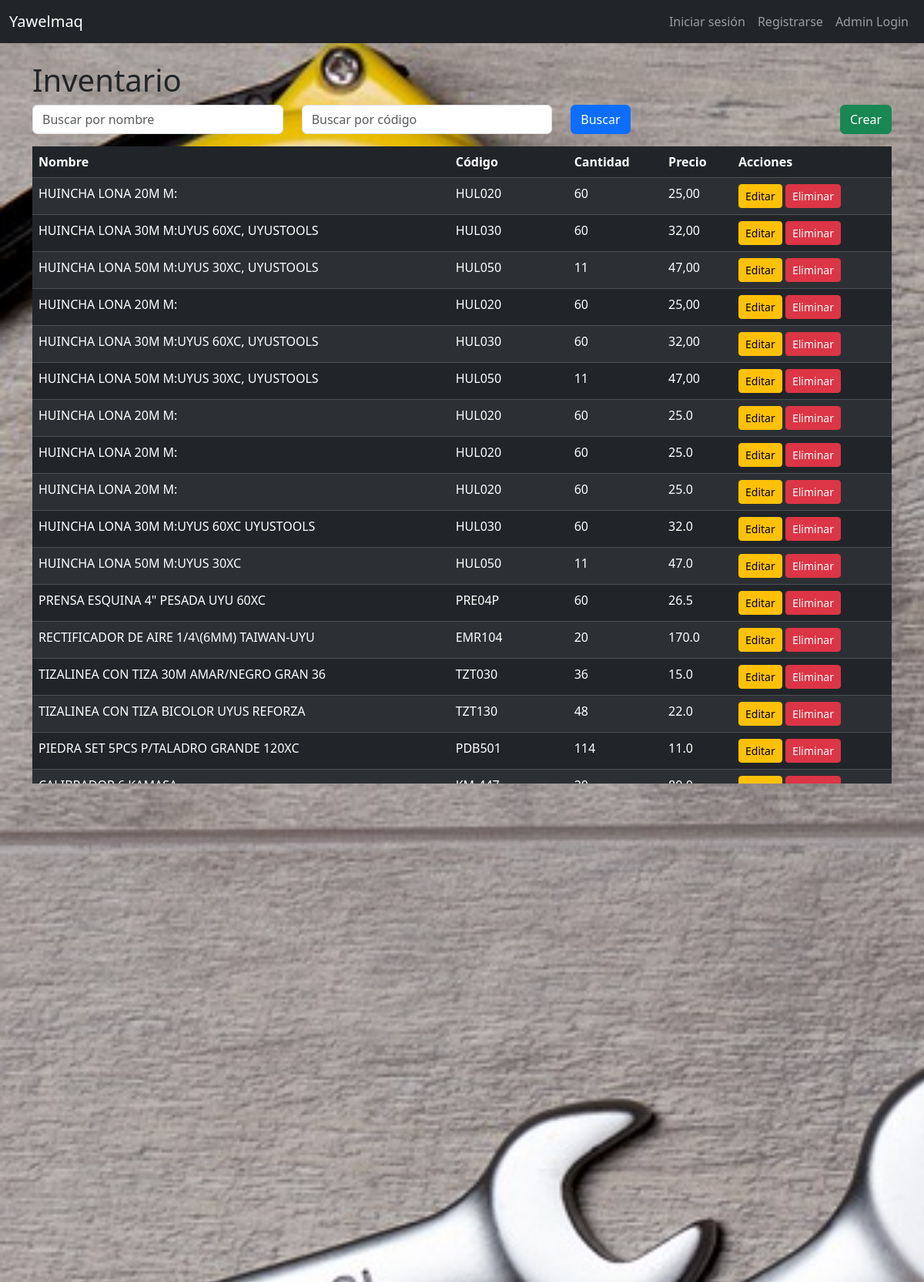
Page /todo/index (upper part) on the committed database.
### todor/models.py (models this page shows, shortened)
class Inventario(db.Model):
    id = db.Column(db.Integer, primary_key=True)
    nombre = db.Column(db.String(80), nullable=False)
    codigo = db.Column(db.String(80), nullable=False)
    cantidad = db.Column(db.Integer, nullable=False)
    precio = db.Column(db.Float, nullable=False)

### todor/todo.py (the view)
@bp.route('/index')
def index():
    nombre = request.args.get('nombre')
    codigo = request.args.get('codigo')
    query = Inventario.query
    if nombre:
        query = query.filter(Inventario.nombre.ilike(f'%{nombre}%'))
    if codigo:
        query = query.filter(Inventario.codigo.ilike(f'%{codigo}%'))
    todos = query.all()
    return render_template('todo/index.html', todos=todos)

### todor/adm.py (called while the page is built)
@bp.before_app_request
def load_logged_in_admin():
    admin_id = session.get('admin_id')
    if admin_id is None:
        g.admin = None
    else:
        g.admin = Admin.query.get(admin_id)

### todor/auth.py (called while the page is built)
@bp.before_app_request
def load_logged_in_user():
    user_id = session.get('user_id')
    if user_id is None:
        g.user = None
    else:
        g.user = User.query.get(user_id)

### todor/templates/todo/index.html (shortened to what this page needs)
{% extends 'base.html' %}
{% block content %}
<div class="container mt-4">
    <h1>Inventario</h1>
    <div class="row mb-3">
        <div class="col">
            <form method="GET" action="{{ url_for('todo.index') }}">
                <div class="row">
                    <div class="col">
                        <input type="text" class="form-control" name="nombre" placeholder="Buscar por nombre" value="{{ request.args.get('nombre', '') }}">
                    </div>
                    <div class="col">
                        <input type="text" class="form-control" name="codigo" placeholder="Buscar por código" value="{{ request.args.get('codigo', '') }}">
                    </div>
                    <div class="col">
                        <button type="submit" class="btn btn-primary">Buscar</button>
                    </div>
                </div>
            </form>
        </div>
        <div class="col-auto">
            <a href="{{ url_for('todo.add_todo') }}" class="btn btn-success">Crear</a>
        </div>
    </div>
    <table class="table table-striped table-dark">
        <thead>
            <tr>
                <th>Nombre</th>
                <th>Código</th>
                <th>Cantidad</th>
                <th>Precio</th>
                <th>Acciones</th>
            </tr>
        </thead>
        <tbody>
            {% for todo in todos %}
            <tr>
                <td>{{ todo.nombre }}</td>
                <td>{{ todo.codigo }}</td>
                <td>{{ todo.cantidad }}</td>
                <td>{{ todo.precio }}</td>
                <td>
                    <a href="{{ url_for('todo.update', id=todo.id) }}" class="btn btn-warning btn-sm">Editar</a>
                    <a href="{{ url_for('todo.delete', id=todo.id) }}" class="btn btn-danger btn-sm">Eliminar</a>
                </td>
            </tr>
            {% endfor %}
        </tbody>
    </table>
</div>
{% endblock %}

### todor/templates/base.html (shortened to what this page needs)
<!DOCTYPE html>
<html lang="en">
<head>
    <link href="https://cdn.jsdelivr.net/npm/bootstrap@5.3.3/dist/css/bootstrap.min.css" rel="stylesheet">
    <link rel="stylesheet" href="{{ url_for('static', filename='styles.css') }}">
</head>
<body>
<nav class="navbar navbar-expand-sm navbar-dark bg-dark" data-bs-theme="dark">
  <div class="container-fluid">
    <a class="navbar-brand" href="{{ url_for('index') }}">Yawelmaq</a>
    <div class="collapse navbar-collapse justify-content-end" id="navbarNavAltMarkup">
      <div class="navbar-nav">
        {% if g.user %}
          <span class="nav-link active">{{ g.user.username }}</span>
          <a class="nav-link" href="{{ url_for('todo.index') }}">Inventario</a>
          <a class="nav-link" href="{{ url_for('auth_bp.logout') }}">Cerrar sesión</a>
        {% elif g.admin %}
          <span class="nav-link active">{{ g.admin.username }}</span>
          <a class="nav-link" href="{{ url_for('adm_bp.approve_users') }}">Aprobar Usuarios</a>
          <a class="nav-link" href="{{ url_for('adm_bp.logout') }}">Cerrar sesión</a>
        {% else %}
          <a class="nav-link" href="{{ url_for('auth_bp.login') }}">Iniciar sesión</a>
          <a class="nav-link" href="{{ url_for('auth_bp.register') }}">Registrarse</a>
          <a class="nav-link" href="{{ url_for('adm_bp.login') }}">Admin Login</a>
        {% endif %}
      </div>
    </div>
  </div>
</nav>
{% block content %}
{% endblock %}
</body>
</html>

### static/styles.css (style rules this page uses)
body { background-image: url('/static/tool-2820946_1280.jpg'); background-size: cover; background-repeat: no-repeat; background-attachment: fixed; }

### rows in the picture
Inventario: nombre "HUINCHA LONA 20M M:", codigo "HUL020", cantidad "60", precio "25,00"
Inventario: nombre "HUINCHA LONA 30M M:UYUS 60XC, UYUSTOOLS", codigo "HUL030", cantidad "60", precio "32,00"
Inventario: nombre "HUINCHA LONA 50M M:UYUS 30XC, UYUSTOOLS", codigo "HUL050", cantidad "11", precio "47,00"
Inventario: nombre "HUINCHA LONA 20M M:", codigo "HUL020", cantidad "60", precio "25,00"
Inventario: nombre "HUINCHA LONA 30M M:UYUS 60XC, UYUSTOOLS", codigo "HUL030", cantidad "60", precio "32,00"
Inventario: nombre "HUINCHA LONA 50M M:UYUS 30XC, UYUSTOOLS", codigo "HUL050", cantidad "11", precio "47,00"
Inventario: nombre "HUINCHA LONA 20M M:", codigo "HUL020", cantidad "60", precio "25.0"
Inventario: nombre "HUINCHA LONA 20M M:", codigo "HUL020", cantidad "60", precio "25.0"
Inventario: nombre "HUINCHA LONA 20M M:", codigo "HUL020", cantidad "60", precio "25.0"
Inventario: nombre "HUINCHA LONA 30M M:UYUS 60XC UYUSTOOLS", codigo "HUL030", cantidad "60", precio "32.0"
Inventario: nombre "HUINCHA LONA 50M M:UYUS 30XC", codigo "HUL050", cantidad "11", precio "47.0"
Inventario: nombre "PRENSA ESQUINA 4\" PESADA UYU 60XC", codigo "PRE04P", cantidad "60", precio "26.5"
Inventario: nombre "RECTIFICADOR DE AIRE 1/4\\(6MM) TAIWAN-UYU", codigo "EMR104", cantidad "20", precio "170.0"
Inventario: nombre "TIZALINEA CON TIZA 30M AMAR/NEGRO GRAN 36", codigo "TZT030", cantidad "36", precio "15.0"
Inventario: nombre "TIZALINEA CON TIZA BICOLOR UYUS REFORZA", codigo "TZT130", cantidad "48", precio "22.0"
Inventario: nombre "PIEDRA SET 5PCS P/TALADRO GRANDE 120XC", codigo "PDB501", cantidad "114", precio "11.0"
Inventario: nombre "CALIBRADOR 6 KAMASA", codigo "KM-447", cantidad "20", precio "80.0"
Inventario: nombre "MEDIDOR PRECION P/NEUMATICA TG-14 UYU", codigo "MDPTG14", cantidad "40", precio "58.0"
Inventario: nombre "COMBO M/MADERA 2KG M:MAKAWA 12XC", codigo "MK-3077", cantidad "12", precio "53.8"
Inventario: nombre "LAPIZ CARPINTERO BI-COLOR M:UYUS 100XC", codigo "LZC002", cantidad "100", precio "15.0"
Inventario: nombre "COMBO M/MADERA 1.5KG M:MAKAWA 18XC", codigo "MK-3076", cantidad "18", precio "45.0"
Inventario: nombre "MARTILLO 29MM M/MADERA MARCA:ASAKI 36XC", codigo "ASK-03002", cantidad "36", precio "30.0"
Inventario: nombre "MARTILLO 16OZ M/FIERR MARCA:ASAKI 36XC", codigo "ASK-03006", cantidad "36", precio "27.0"
Inventario: nombre "MARTILLO MANGO DE TUBO 16OZ UYU 24XC", codigo "MAMT16", cantidad "24", precio "30.0"
Inventario: nombre "AMARRA PLASTICA 4.8X400MM NEGRA", codigo "AMR106-100", cantidad "40", precio "29.0"
Inventario: nombre "AMARRA PLASTICA NEGRA 4.8 X 300MM", codigo "AMR105-100", cantidad "60", precio "25.0"
Inventario: nombre "AMARRA PLASTICA 4.8X200MM NEGRA", codigo "AMR104-100", cantidad "60", precio "14.0"
Inventario: nombre "LLAVE STILSON 8\" MARCA:KAMASA 72XC", codigo "KM-6201", cantidad "72", precio "23.0"
Inventario: nombre "LLAVE STILSON 10\" MARCA:KAMASA 48XC", codigo "KM-6202", cantidad "48", precio "31.0"
Inventario: nombre "LLAVE STILSON 12\" MARCA:KAMASA 36XC", codigo "KM-6203", precio "41.0"
